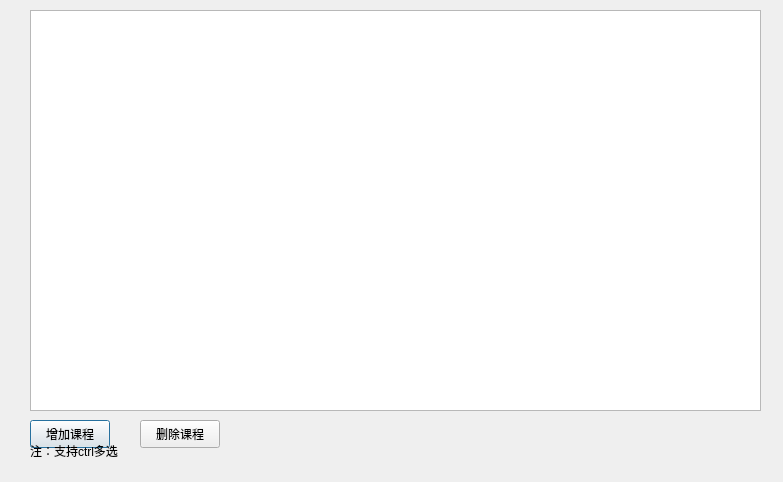
<?xml version="1.0" encoding="UTF-8"?>
<ui version="4.0">
 <class>timetable</class>
 <widget class="QDialog" name="timetable">
  <property name="geometry">
   <rect>
    <x>0</x>
    <y>0</y>
    <width>783</width>
    <height>482</height>
   </rect>
  </property>
  <property name="windowTitle">
   <string>Dialog</string>
  </property>
  <widget class="QTableWidget" name="tableWidget">
   <property name="geometry">
    <rect>
     <x>30</x>
     <y>10</y>
     <width>731</width>
     <height>401</height>
    </rect>
   </property>
  </widget>
  <widget class="QPushButton" name="addButton">
   <property name="geometry">
    <rect>
     <x>30</x>
     <y>420</y>
     <width>80</width>
     <height>28</height>
    </rect>
   </property>
   <property name="text">
    <string>增加课程</string>
   </property>
  </widget>
  <widget class="QPushButton" name="delButton">
   <property name="geometry">
    <rect>
     <x>140</x>
     <y>420</y>
     <width>80</width>
     <height>28</height>
    </rect>
   </property>
   <property name="text">
    <string>删除课程</string>
   </property>
  </widget>
  <widget class="QLabel" name="label">
   <property name="geometry">
    <rect>
     <x>30</x>
     <y>440</y>
     <width>141</width>
     <height>21</height>
    </rect>
   </property>
   <property name="text">
    <string>注：支持ctrl多选</string>
   </property>
  </widget>
 </widget>
 <resources/>
 <connections/>
</ui>
